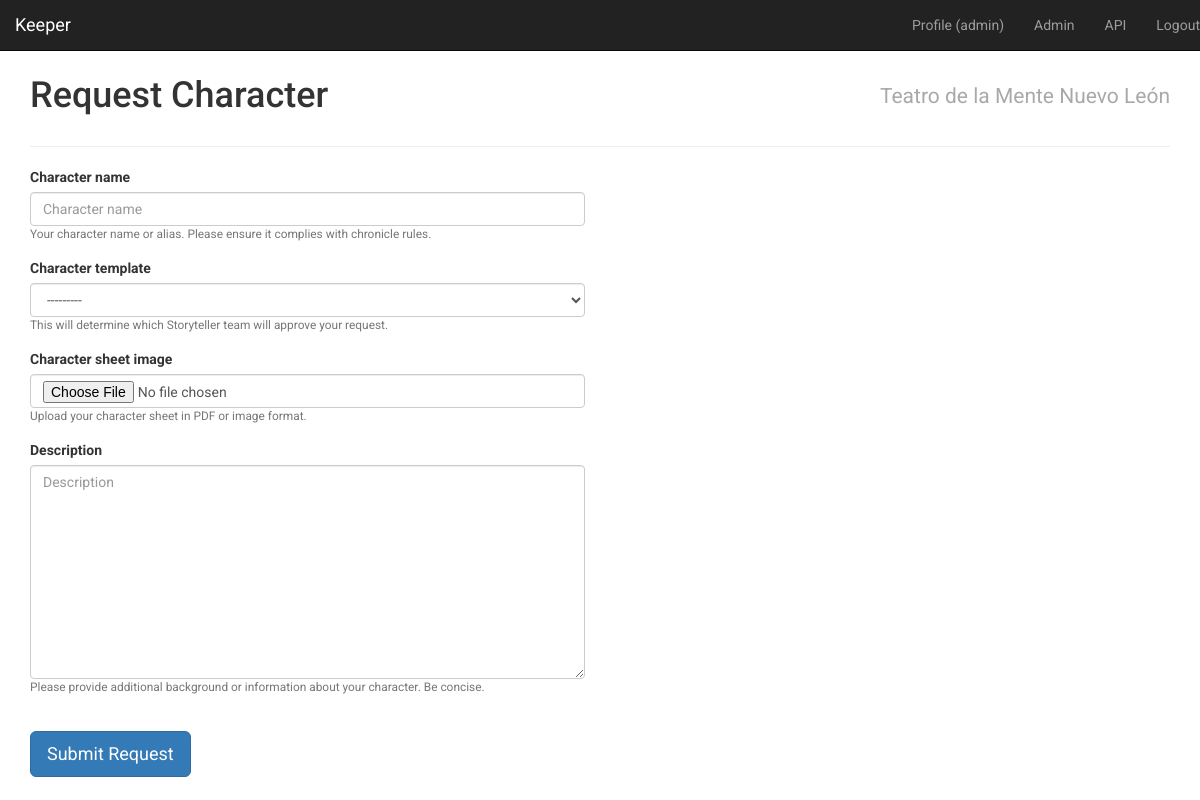
Screenshot of /request/1/ (signed in) with the database file from the repository.
### core/models.py (models this page shows, shortened)
class UserProfile(AbstractUser):
    phone = CharField(max_length=20, blank=True, help_text="Optional.")
    last_visit = DateTimeField(blank=True, null=True, editable=False)
    email_opt_out = BooleanField(default=False, help_text="Do not send me email notifications")
    class Meta:
        verbose_name = 'User Profile'

### organization/models.py (models this page shows, shortened)
class Membership(TimeStampedModel, StatusModel):
    STATUS = Choices(
        ('active', 'Active'),
        ('suspended', 'Suspended')
    )
    TITLES = Choices(
        ('storyteller', 'Storyteller'),
        ('coordinator', 'Coordinator')
    )
    user = ForeignKey(settings.AUTH_USER_MODEL, CASCADE, related_name="memberships")
    organization = ForeignKey(Organization, CASCADE, related_name="memberships")
    title = CharField(max_length=20, choices=TITLES, blank=True)
    external_id = CharField(max_length=20, blank=True, verbose_name='External ID')
    prestige_total = PositiveIntegerField(default=0, editable=False)
    prestige_level = ForeignKey('PrestigeLevel', SET_NULL, null=True, editable=False, related_name='memberships')
    objects = Manager()
    storytellers = QueryManager(title='storyteller')
    coordinators = QueryManager(title='coordinator')
    class Meta:
        unique_together = ('user', 'organization',)
        ordering = ('organization__name', 'user__username')

class BaseOrganization(Model):
    name = CharField(max_length=200, help_text="Required. Must be unique.", unique=True)
    class Meta:
        abstract = True

class Organization(BaseOrganization):
    site = ForeignKey(Site, DO_NOTHING, related_name='organizations', null=True)  # Django Site
    rules_url = URLField('Rules URL', blank=True, help_text='URL pointing to the organization rules document.')
    reference_code = SlugField('Reference Code', help_text='Unique short name or acronym.')
    prestige_cutoff = DateField(blank=True, null=True)
    class Meta:
        verbose_name = 'Organization'

### sheets/views.py (the view, shortened to what this page needs)
# urls.py: path('request/<int:chronicle>/', RequestCharacter.as_view(), name='request'),
class RequestCharacter(FormView):
    form_class = RequestCharacterForm
    template_name = 'change_form.html'
    title = 'Request Character'
    submit_label = 'Submit Request'
    success_url = reverse_lazy('index')
    def __init__(self, **kwargs):
        super().__init__(**kwargs)
        self.chronicle = None
    def dispatch(self, request, *args, **kwargs):
        self.chronicle = get_object_or_404(Chronicle, pk=kwargs.get('chronicle'))
        if not self.chronicle.is_member(request.user):
            raise PermissionDenied()
        return super().dispatch(request, *args, **kwargs)

### sheets/forms.py
class RequestCharacterForm(Form):
    character_name = CharField(
        help_text='Your character name or alias. Please ensure it complies with chronicle rules.')
    character_template = ModelChoiceField(
        queryset=CharacterTemplate.objects.all(),
        help_text='This will determine which Storyteller team will approve your request.')
    character_sheet_image = FileField(
        help_text='Upload your character sheet in PDF or image format.')
    description = CharField(
        widget=Textarea(),
        help_text='Please provide additional background or information about your character. Be concise.')

### game_rules/models.py (called while the page is built)
    def __str__(self):
        return f'{self.name} [{self.game_line.upper()}]'

### organization/context_processors.py (called while the page is built)
def membership(request):
    context = {}
    if request.user and not request.user.is_anonymous:
        try:
            member_pk = request.session['membership']
            context['membership'] = Membership.objects.get(pk=member_pk, user=request.user)
        except (KeyError, Membership.DoesNotExist):
            context['membership'] = obj = Membership.objects.filter(user=request.user).first()
            if obj:
                request.session['membership'] = obj.pk
    return context

### organization/models.py (called while the page is built)
    def is_member(self, user):
        return Membership.objects.filter(organization=self.organization, user=user).exists()

### templates/change_form.html (shortened to what this page needs)
{% extends 'base.html' %}{% load bootstrap3 %}
{% block content %}
  {% block mainform %}
    {% if form.is_multipart %}
      <form enctype="multipart/form-data" method="post">
    {% else %}
      <form method="post">
    {% endif %}
      <div class="row">
        <div class="col-md-6">
          {% block innerform %}
          {% bootstrap_form form %}
          {% endblock %}
          {% block submitrow %}
            <br>
            <input class="btn btn-lg btn-primary" type="submit"
              value="{% if view.submit_label %}{{ view.submit_label }}{% else %}{% if object %}Update{% else %}Create{% endif %}{% endif %}">
          {% endblock %}
        </div>
        <div class="col-md-6">
        </div>
      </div>
    </form>
  {% endblock %}
{% endblock %}

### templates/base.html (shortened to what this page needs)
{% load bootstrap3 static socialaccount %}
<html lang="en">
<head>
  {% bootstrap_css %}
    <link rel="stylesheet" type="text/css" href="{% static 'css/site.css' %}">
</head>
<body>
{% if user.is_authenticated %}
    {% block navbar %}
        {% include 'navbar.html' %}
    {% endblock %}
{% endif %}
<div id="content" class="container main">{% block body %}
  {% if user.is_authenticated %}
    {% block header %}
      <div class="row">
        <div class="col-lg-6 col-sm12">
          <h1 class="content-title">
            {% block actiontitle %}
              {% if view.title %}
                {{ view.title }}
              {% elif view.model_name %}
                {% if object %}
                  <h1>Edit {{ view.model_name }}</h1>
                {% else %}
                  <h1>Create {{ view.model_name }}</h1>
                {% endif %}
              {% endif %}
            {% endblock %}
          </h1>
        </div>
        <div class="col-lg-6 col-sm12 organization-header">
          {% block memberhead %}
            {% if membership %}
              {{ membership.organization.name }}
            {% endif %}
          {% endblock %}
        </div>
      </div>
    {% endblock %}
    <hr>
    {% block content %}{% endblock %}
  {% else %}
    <p>
      <a href="{% url 'account_login' %}">Please login or signup here.</a>
    </p>
  {% endif %}
{% endblock %}</div>
</body>
</html>

### templates/navbar.html (shortened to what this page needs)
{% load bootstrap3 %}
<nav class="navbar navbar-inverse navbar-static-top">
    <div class="navbar-header">
        <a class="navbar-brand" href="{% url 'index' %}">Keeper</a>
    </div>
    <div class="collapse navbar-collapse">
        <ul class="nav navbar-nav navbar-right">
            <li><a href="{% url 'profile' %}">
              Profile ({{ user.username }})
            </a></li>
            {% if user.is_staff %}
                <li><a target="_blank" href="{% url 'admin:index' %}">
                  Admin
                </a></li>
                <li><a target="_blank" href="{% url 'api-root' %}">
                  API</a></li>
            {% endif %}
            <li><a href="{% url 'account_logout' %}">Logout</a></li>
        </ul>
    </div>
</nav>

### core/static/css/site.css (style rules this page uses)
body { font-family: 'Roboto', sans-serif; }
h1.content-title { margin-top: 5px; }
.organization-header { text-align: right; padding-top: 10px; font-size: 1.5em; color: darkgrey; }
.navbar { margin-bottom: 0!important; }
.container.main { margin-top: 20px; }

### rows the page displays
UserProfile: username "admin"
Membership: organization.name "Teatro de la Mente Nuevo León"

### other values shown
{{ view.title }} "Request Character"
